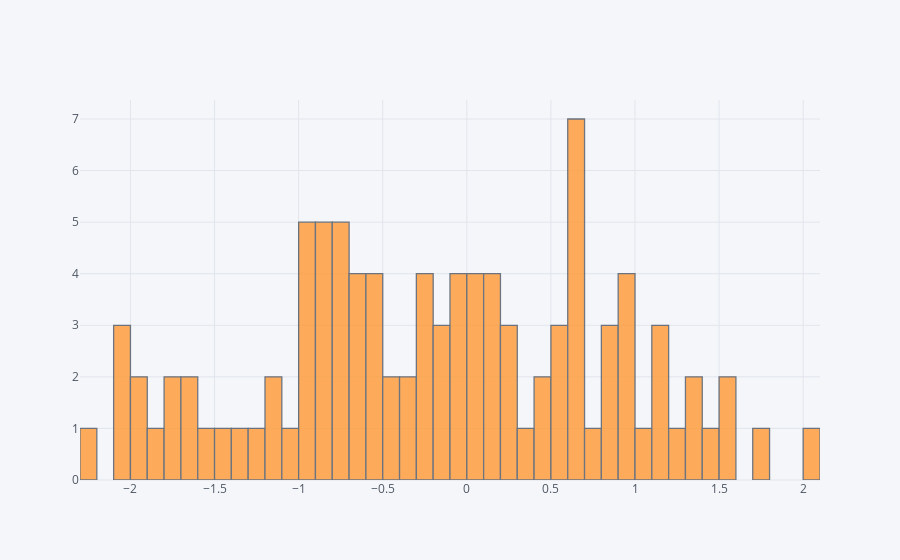

Write notebook code for a chart like this one.
### Code cell
df["a"].iplot(kind="hist", bins=50)

### Figure 1 — Plotly figure (JSON) as saved in the notebook; plotly's stock layout.template omitted (floating-point values rounded to 4 significant figures)
{"data": [{"histfunc": "count", "histnorm": "", "marker": {"color": "rgba(255, 153, 51, 1.0)", "line": {"color": "#4D5663", "width": 1.3}}, "name": "a", "nbinsx": 50, "opacity": 0.8, "orientation": "v", "type": "histogram", "uid": "a02f6155-c5bc-4331-9d92-581449b072f4", "x": [-0.6393, 0.4055, -0.7057, -0.9856, 0.9689, -0.5601, -0.7862, -0.1092, -0.8163, -0.7369, -0.5895, -0.9298, 1.385, -1.616, -0.04049, 0.6712, -0.9043, -0.9992, -0.6399, 0.3942, -0.6998, 0.1293, 1.551, 0.1634, -2.032, -1.983, -0.2019, -1.788, -0.05413, -0.2189, -0.2965, -0.5319, -0.8733, 0.07606, -1.088, 0.09268, -1.416, 0.7334, -0.9112, -2.226, -0.4094, 0.2984, 2.04, 0.571, -0.4635, 0.9264, 0.1163, 1.154, 0.9295, 1.535, 0.8433, -0.354, 0.02052, 1.336, 0.07406, -0.8674, 0.8213, -0.009063, -0.7931, -2.022, -0.7216, 0.5448, -0.196, -0.36, -0.68, 0.6739, 0.6466, 0.2279, -1.678, -0.8741, -1.955, 1.12, 1.702, -1.164, 0.5163, -0.1644, 0.4247, 0.6685, -2.086, -1.803, 0.8251, -0.8676, -1.728, 0.6804, -1.215, 0.6858, 0.6039, 0.2754, 0.9334, -1.525, 1.059, 0.1058, -1.169, -0.03046, 1.417, 1.186, -1.32, -0.245, 1.206, -0.5256]}], "layout": {"barmode": "overlay", "legend": {"bgcolor": "#F5F6F9", "font": {"color": "#4D5663"}}, "paper_bgcolor": "#F5F6F9", "plot_bgcolor": "#F5F6F9", "title": {"font": {"color": "#4D5663"}}, "xaxis": {"gridcolor": "#E1E5ED", "showgrid": true, "tickfont": {"color": "#4D5663"}, "title": {"font": {"color": "#4D5663"}, "text": ""}, "zerolinecolor": "#E1E5ED"}, "yaxis": {"gridcolor": "#E1E5ED", "showgrid": true, "tickfont": {"color": "#4D5663"}, "title": {"font": {"color": "#4D5663"}, "text": ""}, "zerolinecolor": "#E1E5ED"}}}
